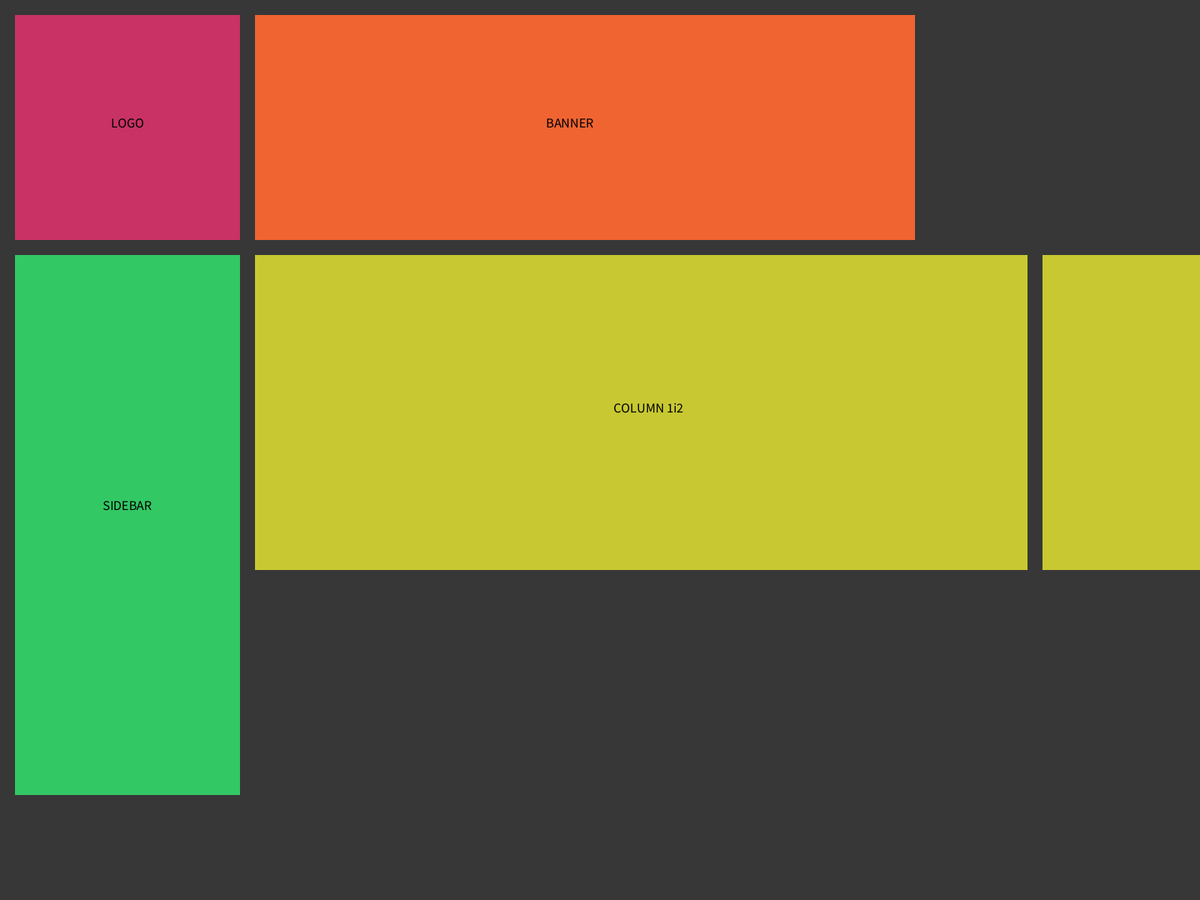
Frame 1 (no input)
Frame 60 (the mouse pressed at the canvas centre just before this capture): identical to frame 1, image omitted
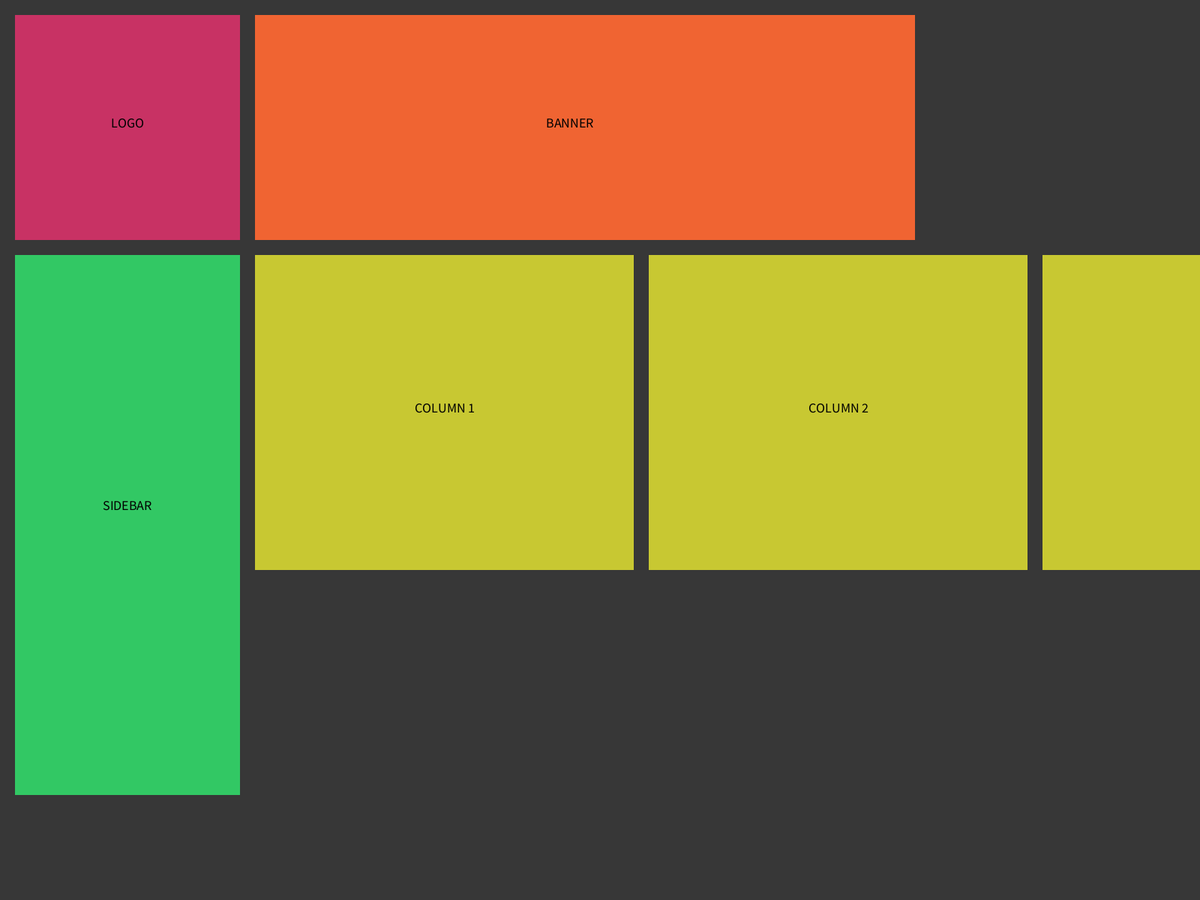
Frame 120 (the mouse held since frame 60 and released just before this capture)

The Processing sketch that drew these frames (run headless with seeded random() and noise(); from frame 60 on, the mouse is pressed at the canvas centre):

// Processing sketch: zones_pantalla
// ── zones_pantalla.pde
// Disseny de la maquetació de l'App TRIVIO v1.2
// Establir les zones comunes entre pantalles.

void setup(){
  fullScreen();            // Pantalla completa
  //size(1920, 1080);      // Pantalla HD
  noStroke();              // Sense bordes
  textAlign(CENTER);       // Alineació del text
  textSize(18);            // Mida del text
}

void draw(){
  
  background(55);          // Color del fons
     
  dibuixaZonaLogo();
  dibuixaSideBar();
  dibuixaBanner();
  
  if(mousePressed){
    dibuixaColumna1();
    dibuixaColumna2();
  }
  else {
    dibuixaColumna12();
  }
  
  dibuixaColumna3();
}

// ── DibuixZones.pde
// FUNCIONS DE DIBUIX DE LES ZONES

void dibuixaZonaLogo(){
  pushStyle();
    fill(200,50,100);
    rect(marginH, marginV, logoWidth, logoHeight);
    fill(0);
    text("LOGO", marginH + logoWidth/2, marginV + logoHeight/2);
  popStyle();
}

void dibuixaSideBar(){
  pushStyle();
    fill(50,200,100);
    rect(marginH, 2*marginV + logoHeight, sidebarWidth, sidebarHeight);
    fill(0);
    text("SIDEBAR", marginH + sidebarWidth/2, marginV + logoHeight + sidebarHeight/2);  
  popStyle();
}

void dibuixaBanner(){
  pushStyle();
    fill(240, 100, 50);
    rect(2*marginH + logoWidth, marginV, bannerWidth, bannerHeight);
    fill(0);
    text("BANNER", marginH + logoWidth + bannerWidth/2, marginV + bannerHeight/2);
  popStyle();
}

void dibuixaColumna1(){
  pushStyle();
    fill(200, 200, 50);
    rect(2*marginH + sidebarWidth, 2*marginV + bannerHeight, columnWidth, columnHeight);
    fill(0);
    text("COLUMN 1", 2*marginH + sidebarWidth +columnWidth/2, 2*marginV + bannerHeight + columnHeight/2);
  popStyle();
}

void dibuixaColumna2(){
  pushStyle();
    fill(200, 200, 50);
    rect(3*marginH + sidebarWidth + columnWidth, 2*marginV + bannerHeight, columnWidth, columnHeight);
    fill(0);
    text("COLUMN 2", 3*marginH + sidebarWidth + columnWidth +columnWidth/2, 2*marginV + bannerHeight + columnHeight/2);
  popStyle();
}

void dibuixaColumna12(){
  pushStyle();
    fill(200, 200, 50);
    rect(2*marginH + sidebarWidth, 2*marginV + bannerHeight, 2*columnWidth + marginH, columnHeight);
    fill(0);
    text("COLUMN 1i2", 3*marginH + sidebarWidth + columnWidth, 2*marginV + bannerHeight + columnHeight/2);
  popStyle();
}

void dibuixaColumna3(){
  pushStyle();
    fill(200, 200, 50);
    rect(4*marginH + sidebarWidth + 2*columnWidth, 2*marginV + bannerHeight, columnWidth, columnHeight);
    fill(0);
    text("COLUMN 3", 4*marginH + sidebarWidth + 2*columnWidth +columnWidth/2, 2*marginV + bannerHeight + columnHeight/2); 
  popStyle();
}

// ── Layout.pde
// APP LAYOUT 
// Valors de posicionament de blocs

// Marges Horitzontal i Vertical
float marginH = 20,
      marginV = 20;

// Dimensions Zona Lateral
float sidebarWidth  = 300, 
      sidebarHeight = 720;

// Dimensions Logo
float logoWidth  = 300, 
      logoHeight = 300;
      
// Dimensions Banner
float bannerWidth  = 880, 
      bannerHeight = 300;
      
// Dimensions Columnes
float columnWidth  = 505,
      columnHeight = 420;
